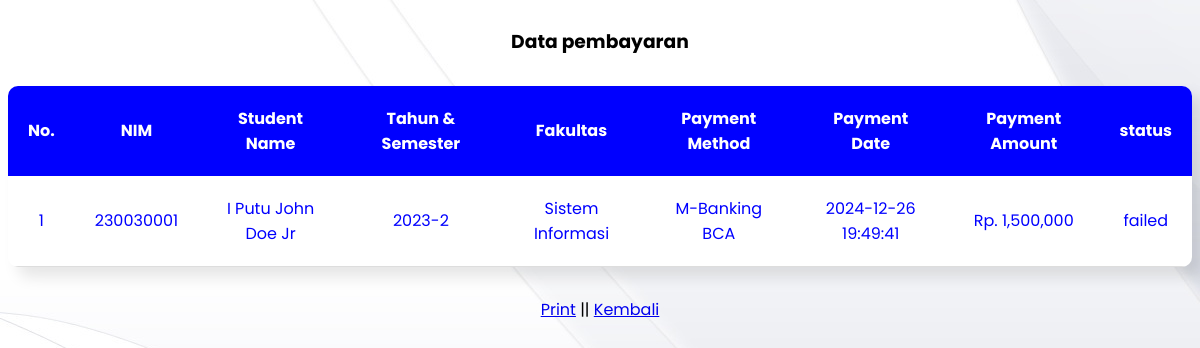
Screenshot of /admin/payments/detailPemb.php?id=19 with the database file from the repository.
### tables this page shows
CREATE TABLE `payments` (
  `id` int NOT NULL AUTO_INCREMENT,
  `ukt_id` int NOT NULL,
  `method_id` int NOT NULL,
  `paid_date` timestamp NULL DEFAULT CURRENT_TIMESTAMP,
  `amount_paid` decimal(15,2) NOT NULL,
  `status` enum('pending','confirmed','failed') DEFAULT 'pending',
  `created_at` timestamp NULL DEFAULT CURRENT_TIMESTAMP,
  `updated_at` timestamp NULL DEFAULT CURRENT_TIMESTAMP ON UPDATE CURRENT_TIMESTAMP,
  `user_id` int DEFAULT NULL,
  PRIMARY KEY (`id`),
  KEY `ukt_id` (`ukt_id`),
  KEY `method_id` (`method_id`),
  CONSTRAINT `payments_ibfk_1` FOREIGN KEY (`ukt_id`) REFERENCES `ukt` (`id`),
  CONSTRAINT `payments_ibfk_2` FOREIGN KEY (`method_id`) REFERENCES `payment_methods` (`id`)
);

CREATE TABLE `students` (
  `id` int NOT NULL AUTO_INCREMENT,
  `nim` varchar(20) NOT NULL,
  `name` varchar(100) NOT NULL,
  `phone` varchar(15) DEFAULT NULL,
  `program_id` int NOT NULL,
  `created_at` timestamp NULL DEFAULT CURRENT_TIMESTAMP,
  `updated_at` timestamp NULL DEFAULT CURRENT_TIMESTAMP ON UPDATE CURRENT_TIMESTAMP,
  `email` varchar(100) DEFAULT NULL,
  `password` varchar(100) DEFAULT NULL,
  PRIMARY KEY (`id`),
  UNIQUE KEY `nim` (`nim`),
  KEY `program_id` (`program_id`),
  CONSTRAINT `students_ibfk_1` FOREIGN KEY (`program_id`) REFERENCES `programs` (`id`)
);

CREATE TABLE `academic_years` (
  `id` int NOT NULL AUTO_INCREMENT,
  `year` varchar(10) NOT NULL,
  `semester` enum('1','2') NOT NULL,
  `status` enum('active','inactive') NOT NULL,
  `created_at` timestamp NULL DEFAULT CURRENT_TIMESTAMP,
  `updated_at` timestamp NULL DEFAULT CURRENT_TIMESTAMP ON UPDATE CURRENT_TIMESTAMP,
  PRIMARY KEY (`id`)
);

CREATE TABLE `programs` (
  `id` int NOT NULL AUTO_INCREMENT,
  `name` varchar(100) NOT NULL,
  `faculty` varchar(100) NOT NULL,
  `created_at` timestamp NULL DEFAULT CURRENT_TIMESTAMP,
  `updated_at` timestamp NULL DEFAULT CURRENT_TIMESTAMP ON UPDATE CURRENT_TIMESTAMP,
  PRIMARY KEY (`id`)
);

CREATE TABLE `payment_methods` (
  `id` int NOT NULL AUTO_INCREMENT,
  `name` varchar(50) NOT NULL,
  `created_at` timestamp NULL DEFAULT CURRENT_TIMESTAMP,
  `updated_at` timestamp NULL DEFAULT CURRENT_TIMESTAMP ON UPDATE CURRENT_TIMESTAMP,
  PRIMARY KEY (`id`)
);

### functions.php (called while the page is built, shortened)
<?php
 $conn = mysqli_connect("localhost","root","","spp_2");
 function query($query){
    global $conn;
    $result = mysqli_query($conn,$query);
    $rows = [];
    while ($row = mysqli_fetch_assoc($result)){
        $rows[] = $row;
    }
    return $rows;
 }
?>

### admin/payments/detailPemb.php (the view, shortened to what this page needs)
<?php
    require "../../functions.php";
    $id = $_GET['id'];
    $payments = query("SELECT
                    payments.id AS paymentId,
                    payments.paid_date AS paid_date,
                    payments.amount_paid as amount_paid,
                    payments.status as status,
                    ukt.id AS uktId,
                    payment_methods.name AS method_name,
                    students.*,  -- Menambahkan data dari tabel students
                    programs.faculty,
                    academic_years.year, academic_years.semester  -- Menambahkan data dari tabel academic_years
                FROM
                    payments
                INNER JOIN
                    ukt ON payments.ukt_id = ukt.id
                INNER JOIN
                    payment_methods ON payments.method_id = payment_methods.id
                INNER JOIN
                    students ON ukt.student_id = students.id  -- Menambahkan join ke tabel students
                INNER JOIN
                    academic_years ON ukt.academic_year_id = academic_years.id  -- Menambahkan join ke tabel academic_years
                INNER JOIN
                    programs ON students.program_id = programs.id
                WHERE payments.id = $id
                ");
?>
<!DOCTYPE html>
  <html lang="en">
  <head>
      <link rel="stylesheet" href="../../Assets/CSS/tablestyle.css">
  </head>
  <body>
  <center>
  <h3>Data pembayaran</h3>
      <div class="table-container">
      <table cellpadding="20">
            <thead>
            <tr>
                <th>No.</th>
                <th>NIM</th>
                <th>Student Name</th>
                <th>Tahun & Semester</th>
                <th>Fakultas</th>
                <th>Payment Method</th>
                <th>Payment Date</th>
                <th>Payment Amount</th>
                <th>status</th>
            </tr>
            </thead>
            <?php $i = 1; ?>
            <?php foreach( $payments as $row):?>
                <tr>
                    <td><?= $i; ?></td>
                    <td><?= $row["nim"]; ?></td>
                    <td><?= $row["name"]; ?></td>
                    <td><?= $row["year"] .'-'. $row["semester"] ?></td>
                    <td><?= $row["faculty"]; ?></td>
                    <td><?= $row["method_name"]; ?></td>
                    <td><?= $row["paid_date"]; ?></td>
                    <td>Rp. <?= number_format($row["amount_paid"]); ?></td>
                    <td><?= $row["status"]; ?></td>
                </tr>
            <?php $i++; ?>
            <?php endforeach; ?>
        </table>
      </div>
      <a href="#" class="btn-print" onclick="window.print()">Print</a>
      <span> || </span>
      <a href="index.php" class="btn-back">Kembali</a>
  </center>
  </body>
  </html>

### Assets/CSS/tablestyle.css (style rules this page uses)
* { box-sizing: border-box; font-family: "Poppins"; }
body { display: flex; align-items: center; justify-content: center; background-image: url("../IMG/White-Abstract-Computer-Wallpaper.jpg"); }
.table-container { margin-top: 30px; margin-bottom: 30px; background-color: white; border-radius: 10px; overflow: hidden; box-shadow: 10px 10px 15px rgba(0,0,0,0.1); }
table { border-collapse: collapse; }
tbody tr { border-bottom: 1px solid #ddd; }
thead { background: blue; color: white; }

### rows the page displays
payments: students.nim "230030001", students.name "I Putu John Doe Jr", academic_years.year "2023", academic_years.semester "2", programs.faculty "Sistem Informasi", method.name "M-Banking BCA", paid_date "2024-12-26 19:49:41", amount_paid "1,500,000", status "failed"
